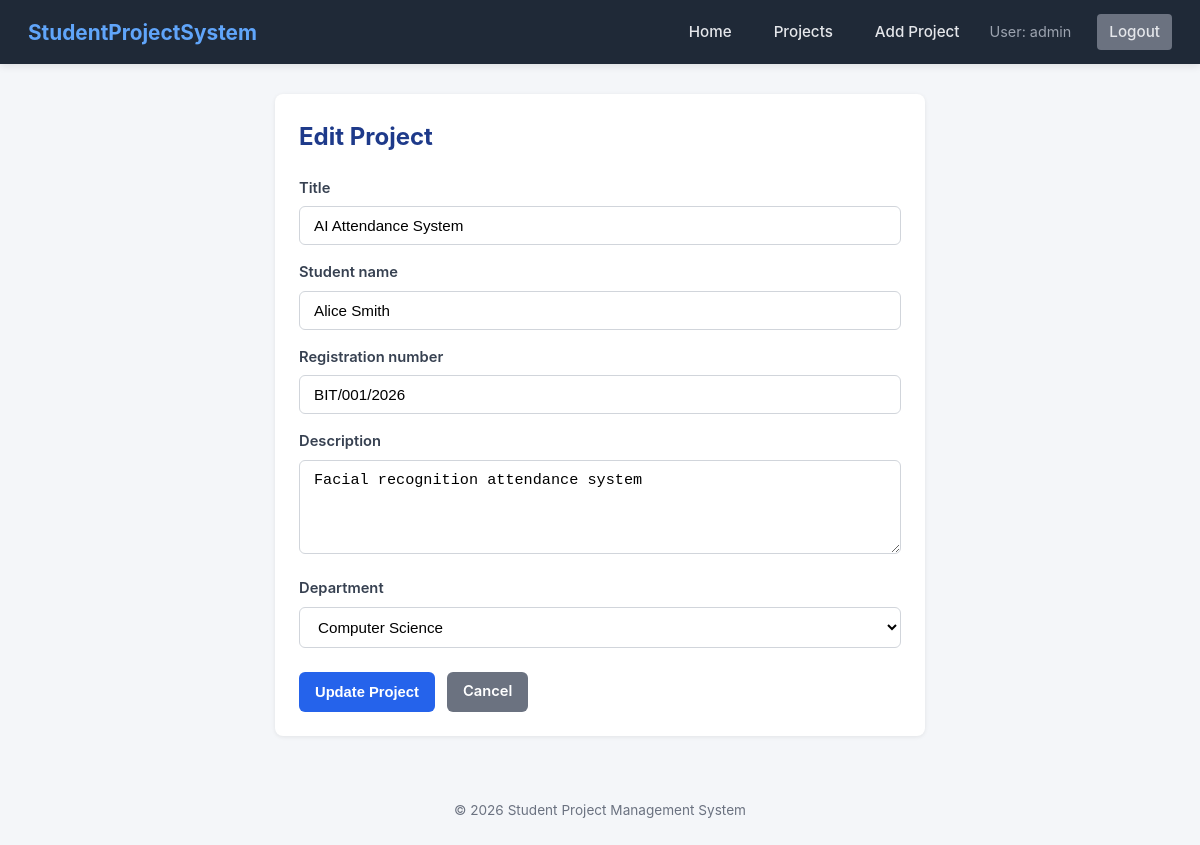
Page /projects/1/edit/ (signed in) on the committed database.
### projects/models.py (models this page shows, shortened)
class Project(models.Model):
    title = models.CharField(max_length=200)
    student_name = models.CharField(max_length=150)
    registration_number = models.CharField(max_length=30)
    description = models.TextField()
    date_submitted = models.DateTimeField(auto_now_add=True)
    department = models.ForeignKey(Department, on_delete=models.CASCADE, related_name='projects')

### projects/views.py (the view)
# urls.py: path('projects/<int:pk>/edit/', views.project_update, name='project_update'),
@login_required(login_url='login')
def project_update(request, pk):
    project = get_object_or_404(Project, pk=pk)
    if request.method == 'POST':
        form = ProjectForm(request.POST, instance=project)
        if form.is_valid():
            form.save()
            return redirect('project_list')
    else:
        form = ProjectForm(instance=project)
    return render(request, 'projects/project_form.html', {
        'form': form,
        'title': 'Edit Project',
        'button_text': 'Update Project',
        'project': project,
    })

### projects/forms.py
class ProjectForm(forms.ModelForm):
    class Meta:
        model = Project
        fields = ['title', 'student_name', 'registration_number', 'description', 'department']
        widgets = {
            'title': forms.TextInput(attrs={'class': 'form-control', 'placeholder': 'Enter project title'}),
            'student_name': forms.TextInput(attrs={'class': 'form-control', 'placeholder': 'Enter student name'}),
            'registration_number': forms.TextInput(attrs={'class': 'form-control', 'placeholder': 'e.g. BIT/001/2026'}),
            'description': forms.Textarea(attrs={'class': 'form-control', 'rows': 4, 'placeholder': 'Enter project description'}),
            'department': forms.Select(attrs={'class': 'form-control'}),
        }

### projects/models.py (called while the page is built)
    def __str__(self):
        return self.name

### projects/templates/projects/project_form.html (shortened to what this page needs)
{% extends "base.html" %}
{% block content %}
<div class="card" style="max-width: 650px; margin: 0 auto;">
    <h2 style="margin-bottom: 20px; color: #1e3a8a;">{{ title }}</h2>
    <form method="POST">
        {% for field in form %}
            <div class="form-group">
                <label for="{{ field.id_for_label }}">{{ field.label }}</label>
                {{ field }}
            </div>
        {% endfor %}
        <div class="form-actions">
            <button type="submit" class="btn btn-primary">{{ button_text }}</button>
            <a href="{% url 'project_list' %}" class="btn btn-secondary">Cancel</a>
        </div>
    </form>
</div>
{% endblock %}

### projects/templates/projects/base.html (shortened to what this page needs)
{% load static %}
<!DOCTYPE html>
<html lang="en">
<head>
    <link rel="stylesheet" href="{% static 'projects/css/style.css' %}">
</head>
<body>
    <nav class="navbar">
        <a href="{% url 'home' %}" class="brand">StudentProjectSystem</a>
        <ul class="navbar-nav">
            <li><a href="{% url 'home' %}">Home</a></li>
            <li><a href="{% url 'project_list' %}">Projects</a></li>
            <li><a href="{% url 'project_create' %}">Add Project</a></li>
            {% if user.is_authenticated %}
                <li><span class="user-status">User: {{ user.username }}</span></li>
                <li><a href="{% url 'logout' %}" class="btn btn-sm btn-secondary">Logout</a></li>
            {% else %}
                <li><a href="{% url 'login' %}" class="btn btn-sm btn-primary">Login</a></li>
            {% endif %}
        </ul>
    </nav>
    <main class="container">
        {% block content %}
        {% endblock %}
    </main>
    <footer>
        <p>&copy; 2026 Student Project Management System</p>
    </footer>
</body>
</html>

### projects/static/projects/css/style.css (style rules this page uses)
* { margin: 0; padding: 0; box-sizing: border-box; }
body { font-family: -apple-system, BlinkMacSystemFont, "Segoe UI", Roboto, "Helvetica Neue", Arial, sans-serif; background-color: #f4f6f9; color: #333333; line-height: 1.6; }
.navbar { background-color: #1f2937; color: #ffffff; display: flex; justify-content: space-between; align-items: center; padding: 14px 28px; box-shadow: 0 2px 8px rgba(0, 0, 0, 0.1); }
.navbar .brand { font-size: 1.3rem; font-weight: 700; color: #60a5fa; text-decoration: none; }
.navbar-nav { list-style: none; display: flex; align-items: center; gap: 18px; }
.navbar-nav a { color: #e5e7eb; text-decoration: none; font-size: 0.95rem; font-weight: 500; padding: 6px 12px; border-radius: 4px; transition: background-color 0.2s, color 0.2s; }
.user-status { color: #9ca3af; font-size: 0.9rem; margin-right: 8px; }
.container { max-width: 1100px; margin: 30px auto; padding: 0 20px; }
.card { background: #ffffff; border-radius: 8px; box-shadow: 0 1px 4px rgba(0, 0, 0, 0.08); padding: 24px; margin-bottom: 24px; }
.btn { display: inline-block; padding: 8px 16px; font-size: 0.92rem; font-weight: 600; border-radius: 6px; text-decoration: none; cursor: pointer; border: none; transition: background-color 0.15s ease-in-out; }
.btn-primary { background-color: #2563eb; color: #ffffff; }
.btn-secondary { background-color: #6b7280; color: #ffffff; }
.btn-sm { padding: 4px 10px; font-size: 0.82rem; }
.form-group { margin-bottom: 16px; }
.form-group label { display: block; margin-bottom: 6px; font-weight: 600; color: #374151; font-size: 0.92rem; }
.form-control { width: 100%; padding: 10px 14px; font-size: 0.95rem; border: 1px solid #d1d5db; border-radius: 6px; background-color: #ffffff; }
.form-actions { margin-top: 24px; display: flex; gap: 12px; }
footer { text-align: center; padding: 24px; font-size: 0.85rem; color: #6b7280; margin-top: 40px; }

### rows in the picture
Project: form "AI Attendance System" "Alice Smith" "BIT/001/2026" "Facial recognition attendance system" "Computer Science"

### other values in the picture
{{ user.username }} "admin"
{{ title }} "Edit Project"
{{ field.label }} "Title" "Student name" "Registration number" "Description" "Department"
{{ button_text }} "Update Project"
